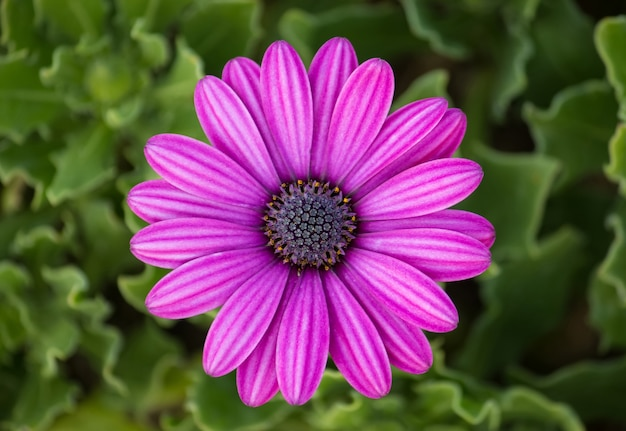
#> input picture purple.jpg, 626 x 431 px
$ python 'DIP Lab 2(Enhancement using contrast stretching and image histogram).py'
#> lines starting #> are read from the running program, lines starting #| are printed output that depends on the picture
# Image enhancement using contrast stretching and histograms of both original and stretched image

from PIL import Image
import numpy as np
import matplotlib.pyplot as plt

# Step 1: Load the color image
image = Image.open('purple.jpg')
#> image is the input picture: PIL image 626x431 RGB; mean R, G, B 106.7, 75.4, 83.1
image_array = np.array(image)

# Step 2: Split the image into R, G, B channels
r, g, b = image_array[:,:,0], image_array[:,:,1], image_array[:,:,2]
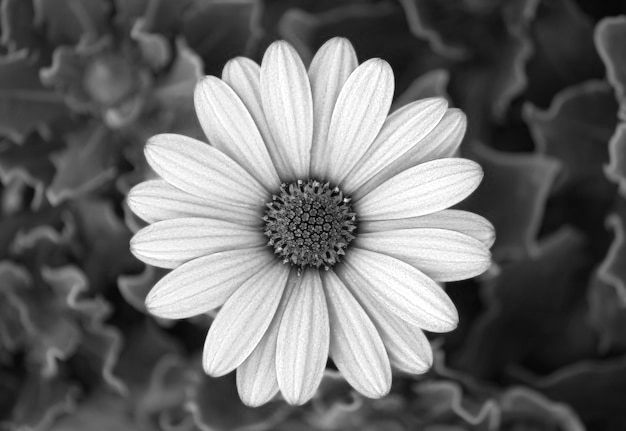
#> r: shape (431, 626); min 0, max 255, mean 106.7
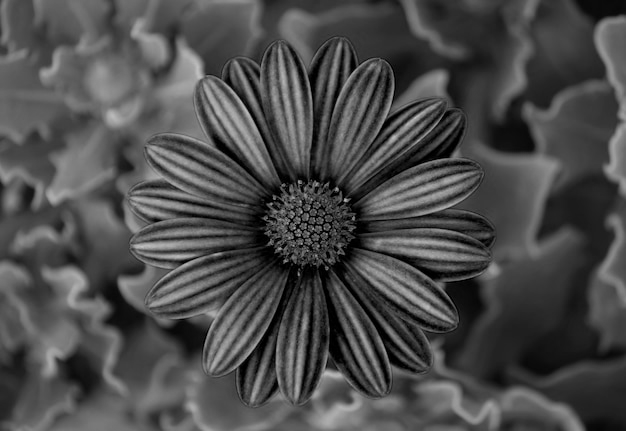
#> g: shape (431, 626); min 0, max 194, mean 75.4
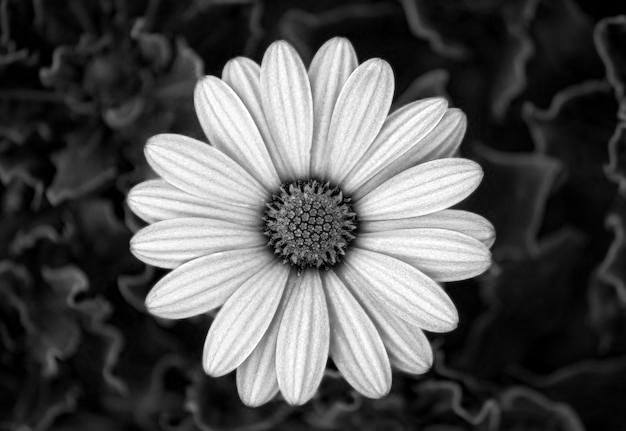
#> b: shape (431, 626); min 0, max 255, mean 83.1

# Step 3: Apply contrast stretching to each channel
def contrast_stretch(channel):
    min_val = np.min(channel)
#> min_val = 0
    max_val = np.max(channel)
#> max_val = 255
    stretched_channel = (channel - min_val) / (max_val - min_val) * 255
    return stretched_channel.astype(np.uint8)

r_stretched = contrast_stretch(r)
g_stretched = contrast_stretch(g)
#> in contrast_stretch (call 2), `max_val = np.max(channel)`: max_val = 194
#> in contrast_stretch (call 2), `stretched_channel = (channel - min_val) / (max_val - min_val) * 255`:
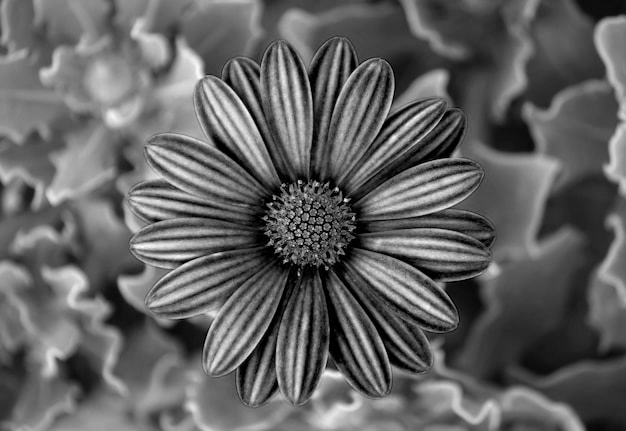
#> stretched_channel: shape (431, 626) float64; min 0, max 255, mean 99.1
b_stretched = contrast_stretch(b)

# Print min and max values for debugging
print("Original R,G,B Channel - Min R: ", np.min(r), "Max R: ", np.max(r), "Min G: ", np.min(g), "Max G: ", np.max(g), "Min B: ", np.min(b), "Max B: ", np.max(b))
#| Original R,G,B Channel - Min R:  0 Max R:  255 Min G:  0 Max G:  194 Min B:  0 Max B:  255
print("Stretched R Channel - Min: ", np.min(r_stretched), "Max: ", np.max(r_stretched))
#| Stretched R Channel - Min:  0 Max:  255
print("Stretched G Channel - Min: ", np.min(g_stretched), "Max: ", np.max(g_stretched))
#| Stretched G Channel - Min:  0 Max:  255
print("Stretched B Channel - Min: ", np.min(b_stretched), "Max: ", np.max(b_stretched))
#| Stretched B Channel - Min:  0 Max:  255

# Step 4: Merge the stretched channels back together
stretched_image_array = np.stack((r_stretched, g_stretched, b_stretched), axis=2)
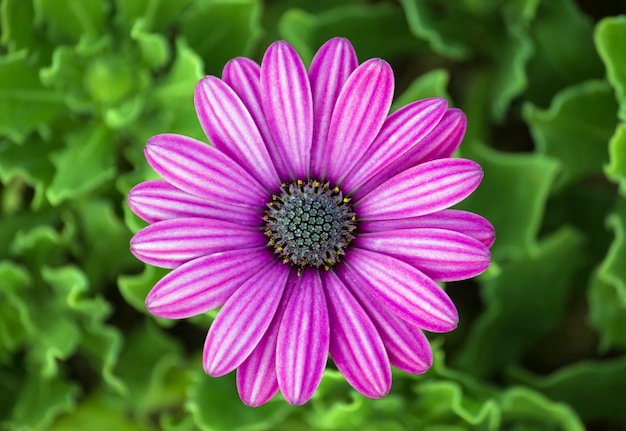
#> stretched_image_array: shape (431, 626, 3); mean of channels 0, 1, 2 106.7, 98.6, 83.1; drawn as R, G, B
stretched_image = Image.fromarray(stretched_image_array)

# Step 5: Display the original and contrast-stretched images
plt.figure(figsize=(10, 5))

plt.subplot(1, 2, 1)
plt.title('Original Image')
plt.imshow(image_array)
plt.axis('off')

plt.subplot(1, 2, 2)
plt.title('Contrast-Stretched Image')
plt.imshow(stretched_image_array)
plt.axis('off')

plt.show()

# Step 6: Save the contrast-stretched image
stretched_image.save('contrast_stretched_color_purple.jpeg')

# Plot image and histogram
def plot_image_and_histogram(image_array, title):
    # Flatten the entire image array to get all pixel values
#> called with title = 'Original Image'
    all_pixels = image_array.ravel()

    plt.figure(figsize=(15, 6))

    # Display the image
    plt.subplot(1, 2, 1)
    plt.imshow(image_array)
    plt.title(title)
    plt.axis('off')

    # Plot the histogram of all pixel values
    plt.subplot(1, 2, 2)
    plt.hist(all_pixels, bins=256, color='gray', alpha=0.7)
    plt.title('Histogram')
    plt.xlabel('Pixel Value')
    plt.ylabel('Frequency')

    plt.tight_layout()
    plt.show()
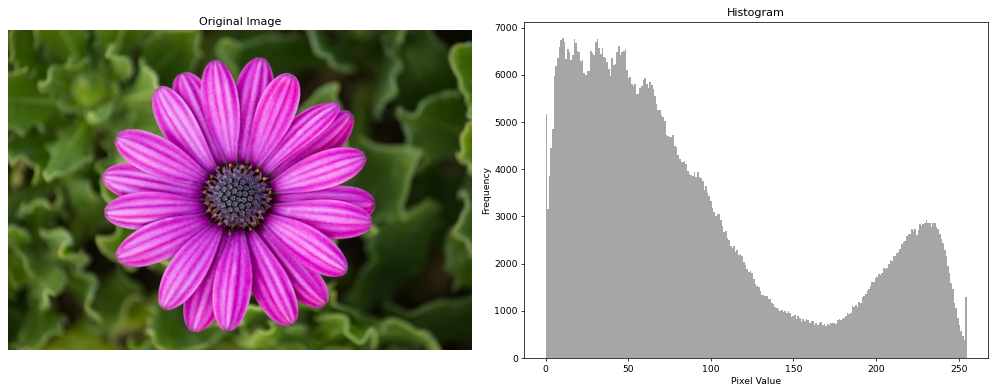
#> figure drawn by matplotlib, 2 panels; panel 2: tallest bar 6782 high, from x = 9.96 to 10.96

# Plot the original image and their histograms
plot_image_and_histogram(image_array, 'Original Image')

# Plot the contrast-stretched image and its histogram
plot_image_and_histogram(stretched_image_array, 'Contrast-Stretched Image')
#> call 2 of plot_image_and_histogram, with title = 'Contrast-Stretched Image'
#> in plot_image_and_histogram (call 2), `plt.show()`:
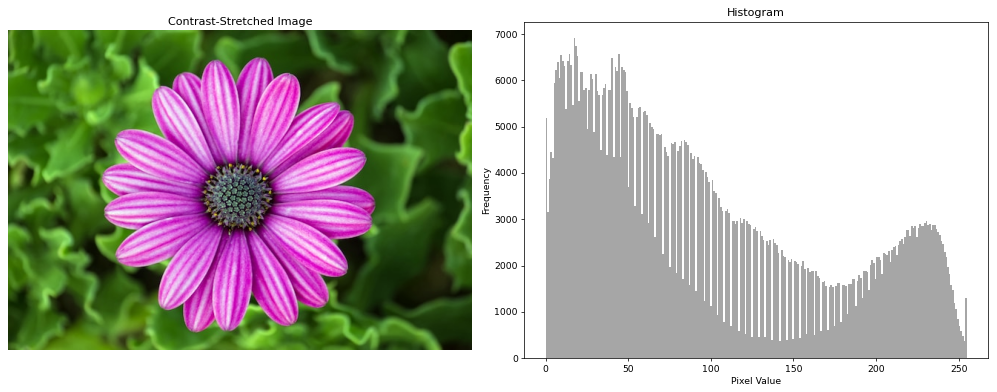
#> figure drawn by matplotlib, 2 panels; panel 2: tallest bar 6916 high, from x = 16.93 to 17.93

$ run again, with flower.jpg copied over purple.jpg
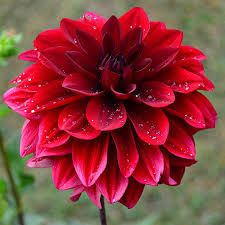
#> input picture flower.jpg, 225 x 225 px
#> image is the input picture: PIL image 225x225 RGB; mean R, G, B 137.7, 61.1, 61.6
#> `r, g, b = image_array[:,:,0], image_array[:,:,1], image_array[:,:,2]`:
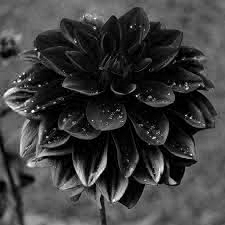
#> b: shape (225, 225); min 0, max 255, mean 61.6
#> min_val = 0
#> max_val = 255
#| Original R,G,B Channel - Min R:  0 Max R:  255 Min G:  0 Max G:  255 Min B:  0 Max B:  255
#| Stretched R Channel - Min:  0 Max:  255
#| Stretched G Channel - Min:  0 Max:  255
#| Stretched B Channel - Min:  0 Max:  255
#> in plot_image_and_histogram, `plt.show()`:
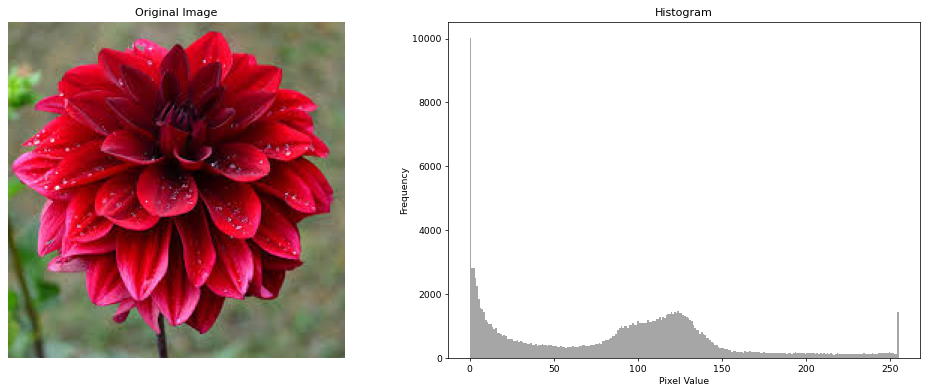
#> figure drawn by matplotlib, 2 panels; panel 2: tallest bar 10020 high, from x = 0 to 0.996

$ run again, with night.jpg copied over purple.jpg
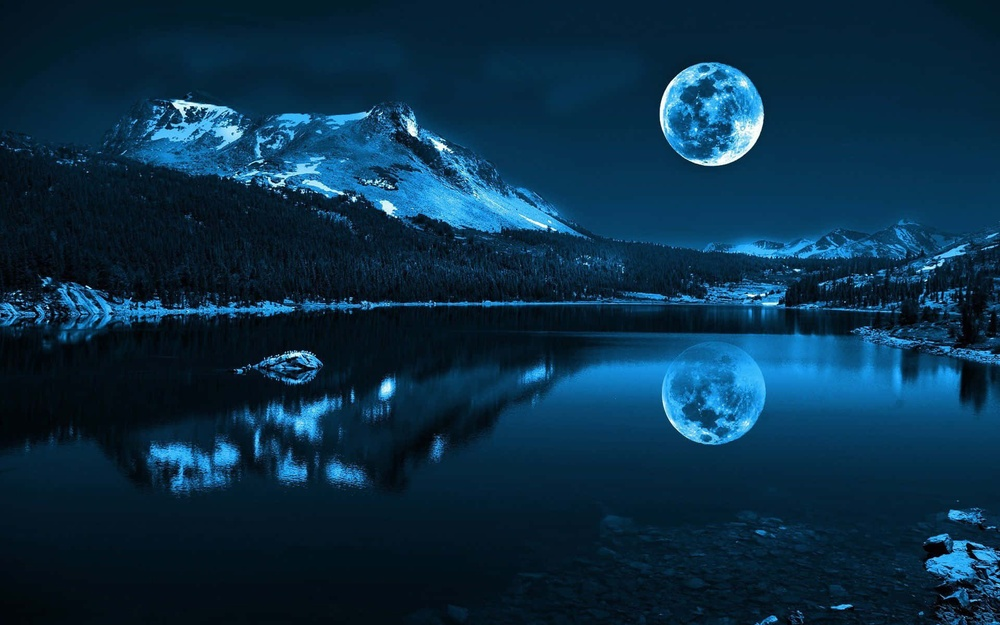
#> input picture night.jpg, 1000 x 625 px, shrunk from 1920 x 1200 before the run
#> image is the input picture: PIL image 1000x625 RGB; mean R, G, B 10, 46.5, 71.2
#> `r, g, b = image_array[:,:,0], image_array[:,:,1], image_array[:,:,2]`:
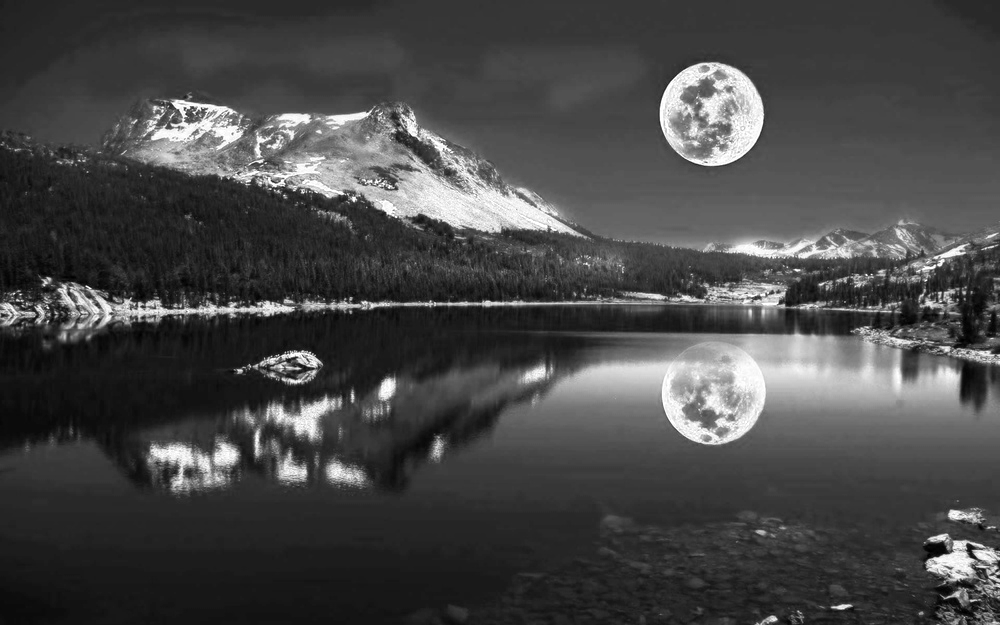
#> b: shape (625, 1000); min 0, max 255, mean 71.2
#> min_val = 0
#> max_val = 255
#| Original R,G,B Channel - Min R:  0 Max R:  255 Min G:  0 Max G:  255 Min B:  0 Max B:  255
#| Stretched R Channel - Min:  0 Max:  255
#| Stretched G Channel - Min:  0 Max:  255
#| Stretched B Channel - Min:  0 Max:  255
#> in plot_image_and_histogram, `plt.show()`:
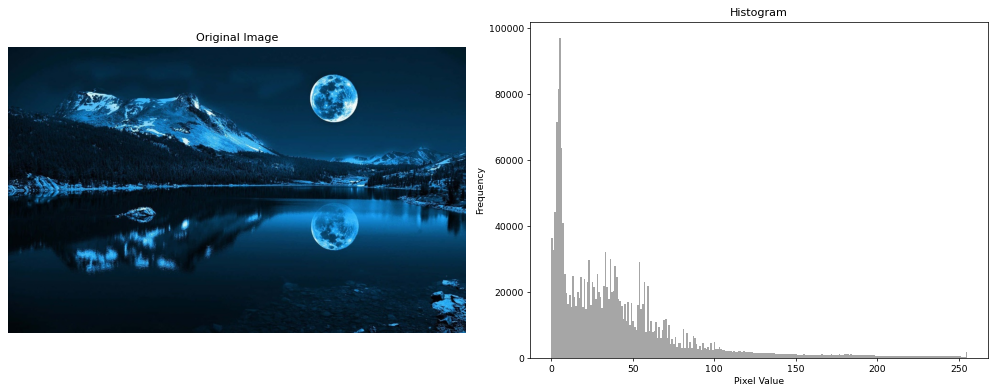
#> figure drawn by matplotlib, 2 panels; panel 2: tallest bar 97017 high, from x = 4.98 to 5.98

$ run again, with mahfuz.jpeg copied over purple.jpg
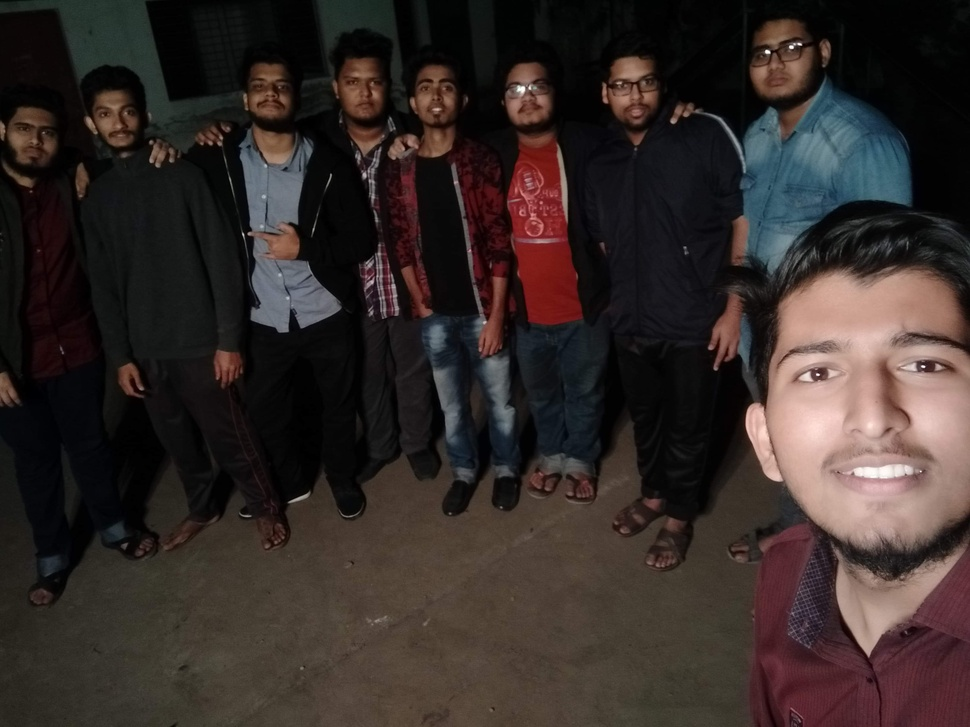
#> input picture mahfuz.jpeg, 970 x 727 px, shrunk from 3264 x 2448 before the run
#> image is the input picture: PIL image 970x727 RGB; mean R, G, B 52.8, 43.4, 40.6
#> min_val = 0
#> max_val = 255
#| Original R,G,B Channel - Min R:  0 Max R:  255 Min G:  0 Max G:  255 Min B:  0 Max B:  253
#| Stretched R Channel - Min:  0 Max:  255
#| Stretched G Channel - Min:  0 Max:  255
#| Stretched B Channel - Min:  0 Max:  255
#> in plot_image_and_histogram, `plt.show()`:
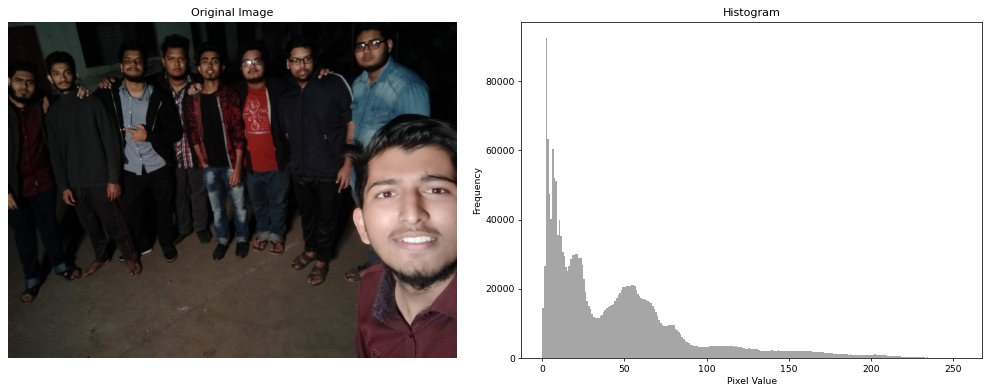
#> figure drawn by matplotlib, 2 panels; panel 2: tallest bar 92496 high, from x = 1.99 to 2.99
